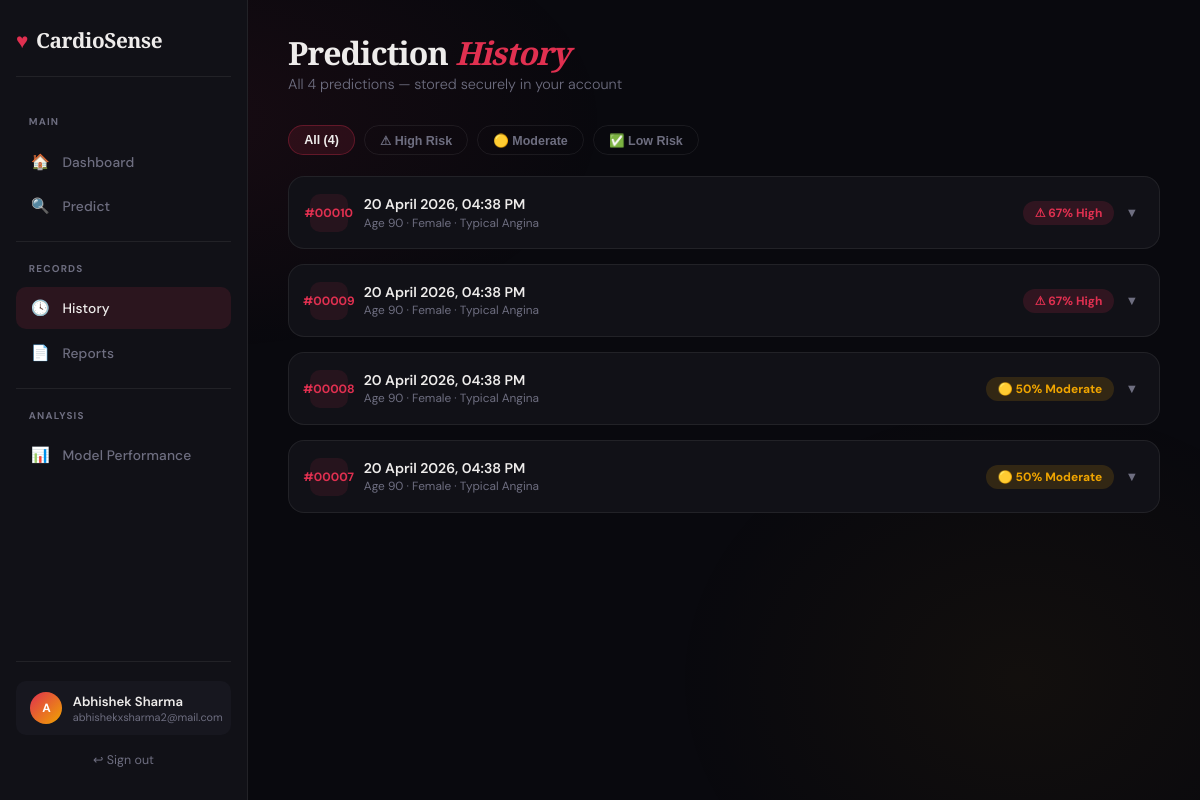
/history (signed in), run on the app's committed database.
### app.py (models this page shows)
class Prediction(db.Model):
    id           = db.Column(db.Integer, primary_key=True)
    user_id      = db.Column(db.Integer, db.ForeignKey('user.id'), nullable=False)
    created_at   = db.Column(db.DateTime, default=datetime.utcnow)
    age          = db.Column(db.Integer)
    sex          = db.Column(db.Integer)
    chestpain    = db.Column(db.Integer)
    rbp          = db.Column(db.Integer)
    cholesterol  = db.Column(db.Integer)
    fasting_bs   = db.Column(db.Integer)
    ecg          = db.Column(db.Integer)
    max_hr       = db.Column(db.Integer)
    angina       = db.Column(db.Integer)
    oldpeak      = db.Column(db.Float)
    st_slope     = db.Column(db.Integer)
    risk_pct     = db.Column(db.Integer)
    risk_label   = db.Column(db.String(20))
    results_json = db.Column(db.Text)

### app.py (the view)
@app.route('/history')
@login_required
def history():
    preds = Prediction.query.filter_by(user_id=session['user_id'])\
                            .order_by(Prediction.created_at.desc()).all()
    return render_template('history.html', predictions=preds, name=session['name'])

### app.py (called while the page is built)
@app.template_filter('from_json')
def from_json_filter(value):
    if not value:
        return []
    try:
        return json.loads(value)
    except Exception:
        return []

def login_required(f):
    @wraps(f)
    def decorated(*args, **kwargs):
        if 'user_id' not in session:
            return redirect(url_for('login'))
        return f(*args, **kwargs)
    return decorated

### templates/history.html (shortened to what this page needs)
{% extends "base.html" %}
{% block content %}
<div class="page-header">
  <h1>Prediction <em>History</em></h1>
  <p>All {{ predictions|length }} prediction{{ 's' if predictions|length != 1 else '' }} — stored securely in your account</p>
</div>
{% if predictions %}
<div class="filter-bar">
  <button class="fb active" onclick="filt('all',this)">All ({{ predictions|length }})</button>
  <button class="fb" onclick="filt('high',this)">⚠ High Risk</button>
  <button class="fb" onclick="filt('moderate',this)">🟡 Moderate</button>
  <button class="fb" onclick="filt('low',this)">✅ Low Risk</button>
</div>
{% for p in predictions %}
{% set results_list = p.results_json | from_json %}
<div class="hcard" data-risk="{{ p.risk_label }}">
  <div class="hc-head" onclick="tog({{ loop.index }})">
    <div class="hc-num">#{{ '%05d' % p.id }}</div>
    <div class="hc-meta">
      <h4>{{ p.created_at.strftime('%d %B %Y, %I:%M %p') }}</h4>
      <p>
        Age {{ p.age }} &middot;
        {{ 'Male' if p.sex==0 else 'Female' }} &middot;
        {% if p.chestpain==0 %}Atypical Angina
        {% elif p.chestpain==1 %}Non-Anginal Pain
        {% elif p.chestpain==2 %}Asymptomatic
        {% else %}Typical Angina{% endif %}
      </p>
    </div>
    <div class="hc-right">
      <span class="risk-badge risk-{{ p.risk_label }}">
        {{ '⚠' if p.risk_label=='high' else ('🟡' if p.risk_label=='moderate' else '✅') }}
        {{ p.risk_pct }}% {{ p.risk_label|capitalize }}
      </span>
      <span class="chevron" id="chev{{ loop.index }}">▼</span>
    </div>
  </div>
</div>
{% endfor %}
{% endif %}
{% endblock %}

### templates/base.html (style rules this page uses)
:root { --bg:#09090e; --surface:#111117; --surface2:#17171f; --border:rgba(255,255,255,0.07); --accent:#e03050; --gold:#f0a500; --text:#eeeceb; --muted:#6e6e80; --success:#22c55e; --warn:#f0a500; --glow:0 0 40px rgba(224,48,80,0.1); --radius:16px; }
*,*::before,*::after { box-sizing:border-box;margin:0;padding:0 }
html { scroll-behavior:smooth }
body { background:var(--bg);color:var(--text);font-family:'DM Sans',sans-serif;min-height:100vh;overflow-x:hidden }
body::before { content:'';position:fixed;inset:0;background:radial-gradient(ellipse 55% 45% at 15% 15%,rgba(224,48,80,.07) 0%,transparent 65%),radial-gradient(ellipse 45% 55% at 85% 85%,rgba(240,165,0,.045) 0%,transparent 65%);pointer-events:none;z-index:0 }
.page-header { margin-bottom:2rem }
.page-header h1 { font-family:'Playfair Display',serif;font-size:2rem;font-weight:900;letter-spacing:-.03em;line-height:1.1;margin-bottom:.3rem }
.page-header h1 em { font-style:italic;color:var(--accent) }
.page-header p { color:var(--muted);font-size:.9rem;font-weight:300 }
.risk-badge { display:inline-flex;align-items:center;gap:.35rem;padding:.25rem .75rem;border-radius:50px;font-size:.75rem;font-weight:700 }
.risk-high { background:rgba(224,48,80,.15);color:var(--accent) }
.risk-moderate { background:rgba(240,165,0,.15);color:var(--gold) }

### templates/history.html (style rules this page uses)
.hcard { background:var(--surface);border:1px solid var(--border);border-radius:var(--radius);margin-bottom:.9rem;overflow:hidden;transition:border-color .25s }
.hc-head { display:flex;align-items:center;gap:1rem;padding:1.05rem 1.3rem;cursor:pointer }
.hc-num { width:38px;height:38px;background:rgba(224,48,80,.1);border-radius:10px;display:flex;align-items:center;justify-content:center;font-size:.75rem;font-weight:700;color:var(--accent);flex-shrink:0 }
.hc-meta { flex:1;min-width:0 }
.hc-meta h4 { font-size:.88rem;font-weight:600;margin-bottom:.12rem }
.hc-meta p { font-size:.74rem;color:var(--muted) }
.hc-right { display:flex;align-items:center;gap:.7rem;flex-shrink:0 }
.chevron { color:var(--muted);font-size:.8rem;transition:transform .25s;flex-shrink:0 }
.filter-bar { display:flex;gap:.55rem;margin-bottom:1.3rem;flex-wrap:wrap }
.fb { padding:.4rem .95rem;border-radius:50px;font-size:.78rem;font-weight:600;cursor:pointer;border:1px solid var(--border);background:transparent;color:var(--muted);transition:all .2s }
.fb.active,.fb:hover { background:rgba(224,48,80,.12);border-color:rgba(224,48,80,.3);color:var(--text) }

### data on the page
Prediction: id "00010", created_at "20 April 2026, 04:38 PM", age "90", sex "Female", chestpain "Typical Angina", risk_label "⚠", risk_pct "67", risk_label "High"
Prediction: id "00009", created_at "20 April 2026, 04:38 PM", age "90", sex "Female", chestpain "Typical Angina", risk_label "⚠", risk_pct "67", risk_label "High"
Prediction: id "00008", created_at "20 April 2026, 04:38 PM", age "90", sex "Female", chestpain "Typical Angina", risk_label "🟡", risk_pct "50", risk_label "Moderate"
Prediction: id "00007", created_at "20 April 2026, 04:38 PM", age "90", sex "Female", chestpain "Typical Angina", risk_label "🟡", risk_pct "50", risk_label "Moderate"

### other printed values
{{ session.name[0]|upper }} "A"
{{ session.name }} "Abhishek Sharma"
{{ session.email }} "abhishekxsharma2@mail.com"
{{ predictions|length }} "4"
{{ 's' if predictions|length != 1 else '' }} "s"
